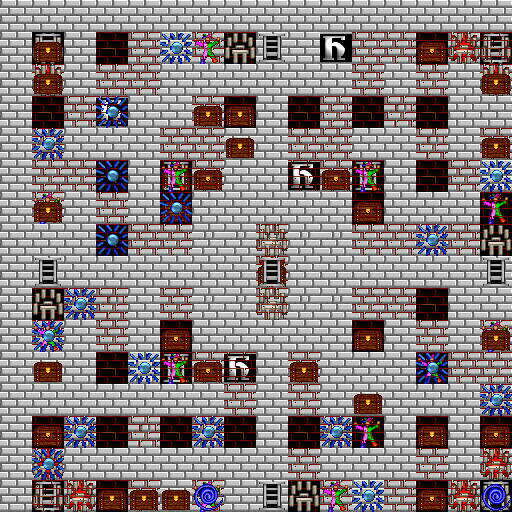

A level layout from a 2D game, rendered from its tile map. Below: a short description, then the map file with tile-grid data replaced by summaries:
An orthogonal 16x16 tile map with 32x32 px tiles, 8 tile layers (Dungeon Level 1, Dungeon Level 2, Dungeon Level 3, Dungeon Level 4, ...).

<map version="1.0" orientation="orthogonal" width="16" height="16" tilewidth="32" tileheight="32" backgroundcolor="#000000">
<tileset firstgid="1" name="p.ult" tilewidth="32" tileheight="32">
<image source="latest.png" width="768" height="768" />
</tileset>
<layer name="Dungeon Level 1" width="16" height="16">
<properties><property name="writings" value="Clues to follow!" /></properties>
<data>[256 cells, 256 non-empty, 12 distinct tile ids]</data>
</layer>
<layer name="Dungeon Level 2" width="16" height="16">
<properties><property name="writings" value="Insert cards into Exodus!" /></properties>
<data>[256 cells, 256 non-empty, 7 distinct tile ids]</data>
</layer>
<layer name="Dungeon Level 3" width="16" height="16">
<properties><property name="writings" value="Search the Shrines!" /></properties>
<data>[256 cells, 256 non-empty, 7 distinct tile ids]</data>
</layer>
<layer name="Dungeon Level 4" width="16" height="16">
<properties><property name="writings" value="Death below!" /></properties>
<data>[256 cells, 256 non-empty, 7 distinct tile ids]</data>
</layer>
<layer name="Dungeon Level 5" width="16" height="16">
<properties><property name="writings" value="Don't drink!" /></properties>
<data>[256 cells, 256 non-empty, 7 distinct tile ids]</data>
</layer>
<layer name="Dungeon Level 6" width="16" height="16">
<properties><property name="writings" value="Don't drink!" /></properties>
<data>[256 cells, 256 non-empty, 9 distinct tile ids]</data>
</layer>
<layer name="Dungeon Level 7" width="16" height="16">
<properties><property name="writings" value="Gremlins!" /></properties>
<data>[256 cells, 256 non-empty, 7 distinct tile ids]</data>
</layer>
<layer name="Dungeon Level 8" width="16" height="16">
<properties><property name="writings" value="Windy gold!" /></properties>
<data>[256 cells, 256 non-empty, 9 distinct tile ids]</data>
</layer>
</map>
